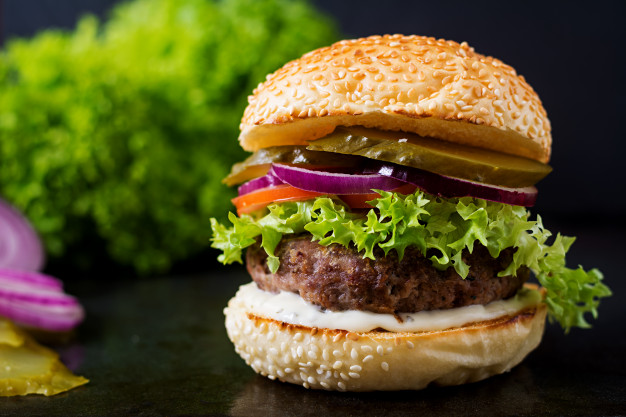
#> input picture Demos for quiz answers/Untitled.jpg, 626 x 417 px
$ jupyter execute --allow-errors Untitled1.ipynb
#> lines starting #> are read from the running program, lines starting #| are printed output that depends on the picture; after the words box and inside, x2 and y2 are one past the last pixel; in counts of white or black regions, pixels touching at a corner belong together
[cell 1]
import matplotlib.pyplot as plt

[cell 2]
import pandas as pd

# Load the red wine dataset
red_wine_url = "https://archive.ics.uci.edu/ml/machine-learning-databases/wine-quality/winequality-red.csv"
#> (the rest of this cell did not finish here and is left out)

#> (a cell that did not finish here is left out)

[cell 4]
white_wine_url = "https://archive.ics.uci.edu/ml/machine-learning-databases/wine-quality/winequality-white.csv"
#> (the rest of this cell did not finish here and is left out)

[cell 5]
url = "https://raw.githubusercontent.com/vincentarelbundock/Rdatasets/master/csv/boot/nuclear.csv"
#> (the rest of this cell did not finish here and is left out)

#> (a cell that did not finish here is left out)

#> (a cell that did not finish here is left out)

#> (a cell that did not finish here is left out)

[cell 9]
# Plot the cost against the year
plt.figure(figsize=(10, 6))
#> (the rest of this cell did not finish here and is left out)

#> (a cell that did not finish here is left out)

#> (a cell that did not finish here is left out)

[cell 12]
from PIL import Image
import numpy as np
from skimage import morphology
import matplotlib.pyplot as plt

[cell 13]
# Load the image
image = Image.open("Untitled.jpg")
#> image is the input picture: PIL image 626x417 RGB; mean R, G, B 90.1, 84.1, 36.8

# Convert image to numpy array
image_array = np.array(image)

# Calculate the mean for each channel (R, G, B)
mean_red = np.mean(image_array[:, :, 0])
#> mean_red = 90.09
mean_green = np.mean(image_array[:, :, 1])
#> mean_green = 84.07
mean_blue = np.mean(image_array[:, :, 2])
#> mean_blue = 36.79

# Find the dominant channel
dominant_channel_mean = max(mean_red, mean_green, mean_blue)
#> dominant_channel_mean = 90.09

# Print the result rounded to two decimal places
print(f"Mean brightness of the dominant channel: {dominant_channel_mean:.2f}")
#| Mean brightness of the dominant channel: 90.09

[cell 14]
image

[cell 15]
mean_red
#> Out = 90.09

[cell 16]
mean_green
#> Out = 84.07

[cell 17]
mean_blue
#> Out = 36.79

[cell 18]
# Step 2: Convert the image to a NumPy array and extract the blue channel
image_array = np.array(image)
blue_channel = image_array[:, :, 2]  # Index 2 for the blue channel
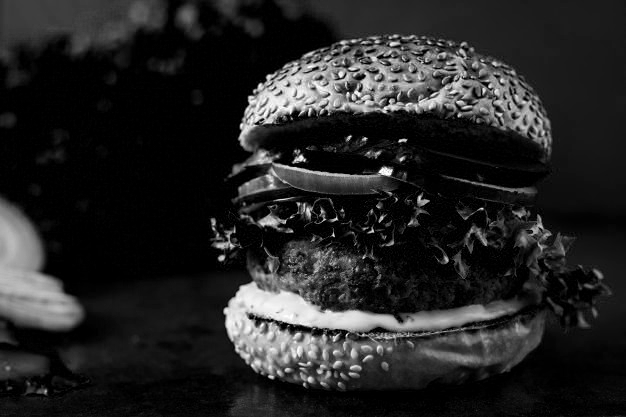
#> blue_channel: shape (417, 626); min 0, max 255, mean 36.8

# Step 3: Convert to a binary image (thresholding)
threshold_value = np.mean(blue_channel)
#> threshold_value = 36.79
binary_image = blue_channel > threshold_value
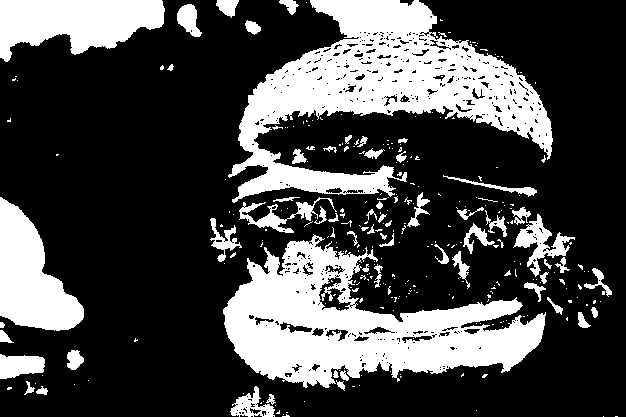
#> binary_image: shape (417, 626) bool; 28.1% white; 308 white regions (241 under 20 px), largest, box (x1, y1, x2, y2) and area: (228, 0, 553, 203) 26197, (223, 234, 546, 388) 23496, (0, 0, 165, 62) 6873

# Step 4: Perform binary opening using a 3x3 square structuring element
structuring_element = morphology.square(3)
opened_image = morphology.binary_opening(binary_image, structuring_element)
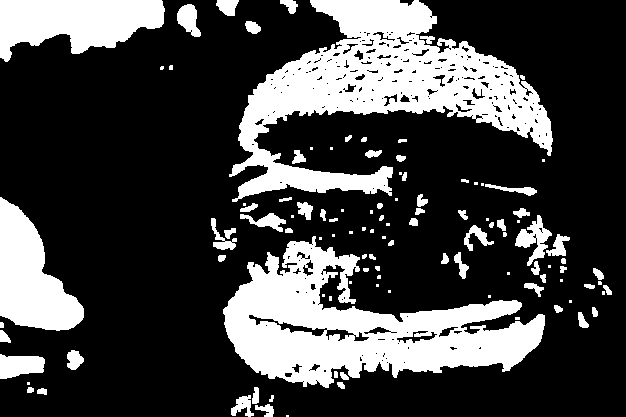
#> opened_image: shape (417, 626) bool; 26.7% white; 111 white regions (39 under 20 px), largest, box (x1, y1, x2, y2) and area: (229, 0, 553, 202) 25479, (223, 236, 545, 388) 22627, (0, 0, 165, 62) 6855

# Step 5: Count the number of white pixels in the resulting image
num_white_pixels = np.sum(opened_image)
#> num_white_pixels = 69662

print(f"Number of white pixels after binary opening: {num_white_pixels}")
#| Number of white pixels after binary opening: 69662

# Optionally, display the images
plt.figure(figsize=(10, 5))
plt.subplot(1, 2, 1)
plt.title("Binary Image")
plt.imshow(binary_image, cmap='gray')
plt.subplot(1, 2, 2)
plt.title("After Binary Opening")
plt.imshow(opened_image, cmap='gray')
plt.show()
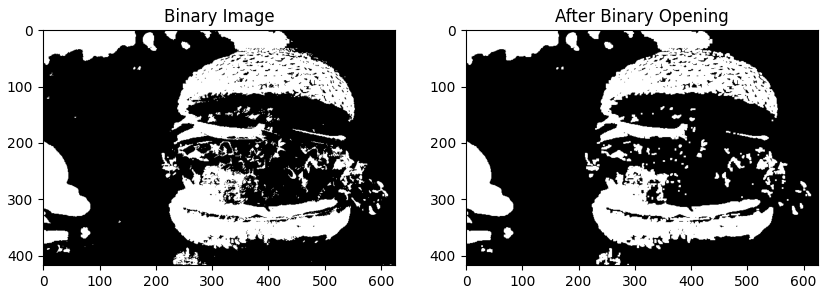
#> figure drawn by matplotlib, 2 panels

[cell 19]
image_array = np.array(image)
blue_channel = image_array[:, :, 2]  # Index 2 for the blue channel

# Step 3: Convert to a binary image (thresholding)
threshold_value = np.mean(blue_channel)
binary_image = blue_channel > threshold_value

# Step 4: Perform binary opening using a 3x3 square structuring element
structuring_element = morphology.square(3)
opened_image = morphology.binary_opening(binary_image, structuring_element)

# Step 5: Count the number of white pixels in the resulting image
num_white_pixels = np.sum(opened_image)

print(f"Number of white pixels after binary opening: {num_white_pixels}")
#| Number of white pixels after binary opening: 69662

# Optionally, display the images
plt.figure(figsize=(10, 5))
plt.subplot(1, 2, 1)
plt.title("Binary Image")
plt.imshow(binary_image, cmap='gray')
plt.subplot(1, 2, 2)
plt.title("After Binary Opening")
plt.imshow(opened_image, cmap='gray')
plt.show()
